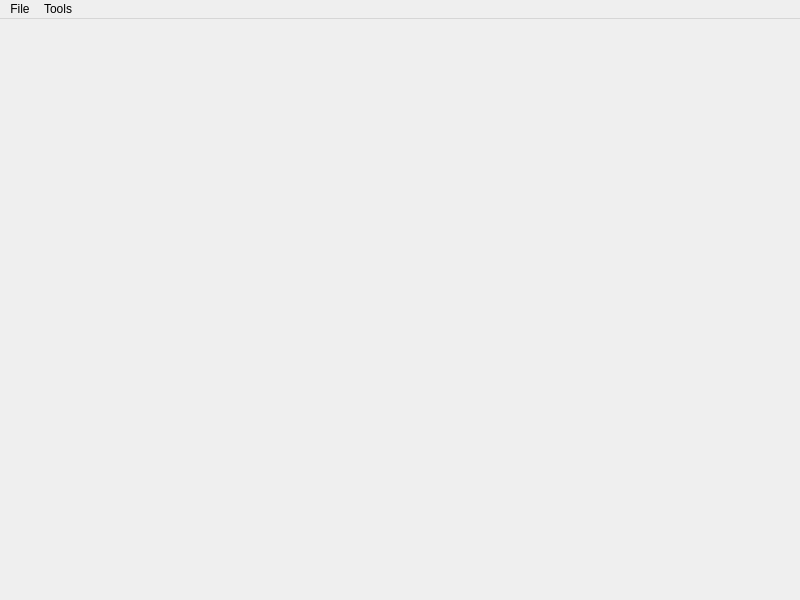
<?xml version="1.0" encoding="UTF-8"?>
<ui version="4.0">
 <class>ui::HLMVMainWindow</class>
 <widget class="QMainWindow" name="ui::HLMVMainWindow">
  <property name="geometry">
   <rect>
    <x>0</x>
    <y>0</y>
    <width>800</width>
    <height>600</height>
   </rect>
  </property>
  <property name="windowTitle">
   <string>MainWindow</string>
  </property>
  <widget class="QWidget" name="CentralWidget"/>
  <widget class="QMenuBar" name="MenuBar">
   <property name="geometry">
    <rect>
     <x>0</x>
     <y>0</y>
     <width>800</width>
     <height>21</height>
    </rect>
   </property>
   <widget class="QMenu" name="MenuTools">
    <property name="title">
     <string>Tools</string>
    </property>
    <addaction name="ActionOptions"/>
   </widget>
   <widget class="QMenu" name="MenuFile">
    <property name="title">
     <string>File</string>
    </property>
    <addaction name="ActionLoadModel"/>
   </widget>
   <addaction name="MenuFile"/>
   <addaction name="MenuTools"/>
  </widget>
  <action name="ActionOptions">
   <property name="text">
    <string>Options</string>
   </property>
  </action>
  <action name="ActionLoadModel">
   <property name="text">
    <string>Load Model...</string>
   </property>
  </action>
 </widget>
 <resources/>
 <connections/>
</ui>
